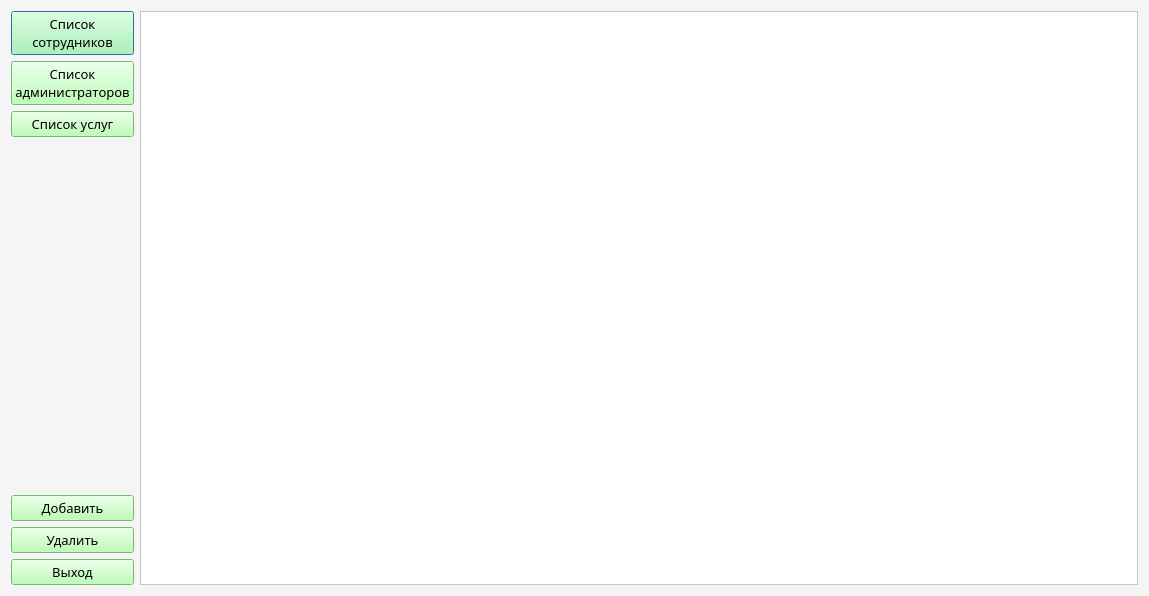
<?xml version="1.0" encoding="UTF-8"?>
<ui version="4.0">
 <class>Editor</class>
 <widget class="QDialog" name="Editor">
  <property name="geometry">
   <rect>
    <x>0</x>
    <y>0</y>
    <width>1149</width>
    <height>596</height>
   </rect>
  </property>
  <property name="windowTitle">
   <string>Dialog</string>
  </property>
  <property name="styleSheet">
   <string notr="true">background-color: rgb(245, 245, 245)</string>
  </property>
  <layout class="QHBoxLayout" name="horizontalLayout">
   <item>
    <layout class="QVBoxLayout" name="verticalLayout">
     <item>
      <widget class="QPushButton" name="employeesListButton">
       <property name="font">
        <font>
         <family>Bahnschrift SemiLight</family>
         <pointsize>10</pointsize>
        </font>
       </property>
       <property name="styleSheet">
        <string notr="true">background-color: rgb(167, 255, 162);
outline: none;</string>
       </property>
       <property name="text">
        <string>Список
сотрудников</string>
       </property>
      </widget>
     </item>
     <item>
      <widget class="QPushButton" name="administratorListButton">
       <property name="font">
        <font>
         <family>Bahnschrift SemiLight</family>
         <pointsize>10</pointsize>
        </font>
       </property>
       <property name="styleSheet">
        <string notr="true">background-color: rgb(167, 255, 162);
outline: none;</string>
       </property>
       <property name="text">
        <string>Список
администраторов</string>
       </property>
      </widget>
     </item>
     <item>
      <widget class="QPushButton" name="serviceListButton">
       <property name="font">
        <font>
         <family>Bahnschrift SemiLight</family>
         <pointsize>10</pointsize>
        </font>
       </property>
       <property name="styleSheet">
        <string notr="true">background-color: rgb(167, 255, 162);
outline: none;</string>
       </property>
       <property name="text">
        <string>Список услуг</string>
       </property>
      </widget>
     </item>
     <item>
      <spacer name="verticalSpacer">
       <property name="orientation">
        <enum>Qt::Vertical</enum>
       </property>
       <property name="sizeHint" stdset="0">
        <size>
         <width>20</width>
         <height>40</height>
        </size>
       </property>
      </spacer>
     </item>
     <item>
      <widget class="QPushButton" name="addButton">
       <property name="font">
        <font>
         <family>Bahnschrift SemiLight</family>
         <pointsize>10</pointsize>
        </font>
       </property>
       <property name="styleSheet">
        <string notr="true">background-color: rgb(167, 255, 162);
outline: none;</string>
       </property>
       <property name="text">
        <string>Добавить</string>
       </property>
      </widget>
     </item>
     <item>
      <widget class="QPushButton" name="deleteButton">
       <property name="font">
        <font>
         <family>Bahnschrift SemiLight</family>
         <pointsize>10</pointsize>
        </font>
       </property>
       <property name="styleSheet">
        <string notr="true">background-color: rgb(167, 255, 162);
outline: none;</string>
       </property>
       <property name="text">
        <string>Удалить</string>
       </property>
      </widget>
     </item>
     <item>
      <widget class="QPushButton" name="pushButton">
       <property name="font">
        <font>
         <family>Bahnschrift SemiLight</family>
         <pointsize>10</pointsize>
        </font>
       </property>
       <property name="styleSheet">
        <string notr="true">background-color: rgb(167, 255, 162);
outline: none;</string>
       </property>
       <property name="text">
        <string>Выход</string>
       </property>
      </widget>
     </item>
    </layout>
   </item>
   <item>
    <widget class="QTableView" name="tableView">
     <property name="font">
      <font>
       <family>Bahnschrift SemiLight</family>
       <pointsize>10</pointsize>
      </font>
     </property>
     <property name="styleSheet">
      <string notr="true">background-color: white;</string>
     </property>
    </widget>
   </item>
  </layout>
 </widget>
 <resources/>
 <connections/>
</ui>
